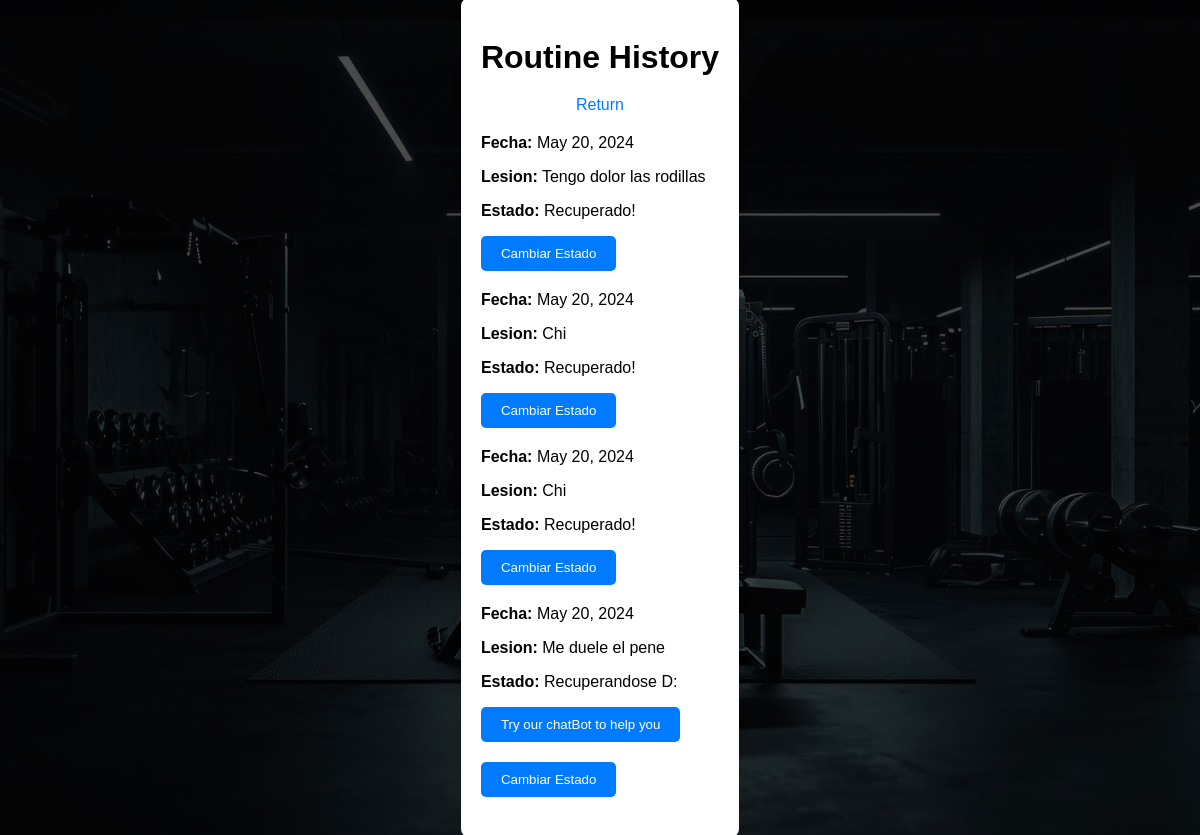
/main/lesiones/ (signed in), run on the app's committed database.
### gymapp/models.py (models this page shows)
class Lesiones(models.Model):
    user = models.ForeignKey(User, on_delete=models.CASCADE)
    lesion = models.TextField(default=None)
    estado = models.BooleanField(default=False)
    fecha = models.DateField(default=None)

### gymapp/views.py (the view)
# urls.py: path('main/lesiones/', gymappViews.chatLesiones, name='inj'),
@login_required
def chatLesiones(request):
    if request.method == 'POST':
        lesion_id = request.POST.get('lesion_id')
        lesion = Lesiones.objects.get(id=lesion_id)
        lesion.estado = not lesion.estado  # Cambiar entre True y False
        lesion.save()
        return redirect('/main/lesiones/')
    else:
        les = Lesiones.objects.filter(user = request.user)
        if not les:
            return render(request, 'lesionesBot.html')
        return render(request, 'lesionesBot.html', {'les':les})

### gymapp/templates/lesionesBot.html (shortened to what this page needs)
{% load static %}
<!DOCTYPE html>
<html lang="en">
<head>
    <link rel="stylesheet" type="text/css" href="{% static 'style-lesiones.css' %}">
</head>
<body>
    <div class="cover">
        <div class="container">
            <h1>Routine History</h1>
            <a href="/main" class="return-link">Return</a>
            {% if les %}
            {% for lesion in les %}
            <div class="routine-entry">
                <p><strong>Fecha:</strong> {{ lesion.fecha }}</p>
                <p><strong>Lesion:</strong> {{ lesion.lesion }}</p>
                <p><strong>Estado:</strong>
                    {% if lesion.estado %}
                    Recuperado!</p>
                    <form method="POST" action="">
                        <button type="submit">Cambiar Estado</button>
                    </form>
                    {% else %}
                    Recuperandose D:</p>
                    <form method="POST"  action="bot/">
                        <button type="submit">Try our chatBot to help you</button>
                    </form>
                    <form method="POST" action="">
                        <button type="submit">Cambiar Estado</button>
                    {% endif %}
            </div>
            {% endfor %}
            {% else %}
            <h2>No se encontraron lesiones.</h2>
            {% endif %}
        </div>
    </div>
</body>
</html>

### gymapp/templates/static/style-lesiones.css (style rules this page uses)
.cover { background-image: linear-gradient( rgba(0,0,0,0.7), rgba(0,0,0,0.7) ), url(../static/images/home.jpg); background-position: center center; background-repeat: no-repeat; background-size: cover; background-attachment: fixed; position: absolute; top: 0; left: 0; width: 100%; height: 100%; display: flex; justify-content: center; align-items: center; }
body { font-family: Arial, sans-serif; margin: 0; padding: 0; background-color: #f8f9fa; }
.container { max-width: 600px; margin: 0 auto; padding: 20px; background-color: #fff; border-radius: 8px; box-shadow: 0 0 10px rgba(0, 0, 0, 0.1); }
h1 { text-align: center; margin-bottom: 20px; }
.return-link { display: block; text-align: center; margin-bottom: 20px; color: #007bff; text-decoration: none; }
form { margin-bottom: 20px; }
button[type="submit"] { background-color: #007bff; color: #fff; padding: 10px 20px; border: none; border-radius: 5px; cursor: pointer; }

### data on the page
Lesiones: fecha "May 20, 2024", lesion "Tengo dolor las rodillas"
Lesiones: fecha "May 20, 2024", lesion "Chi"
Lesiones: fecha "May 20, 2024", lesion "Chi"
Lesiones: fecha "May 20, 2024", lesion "Me duele el pene"
